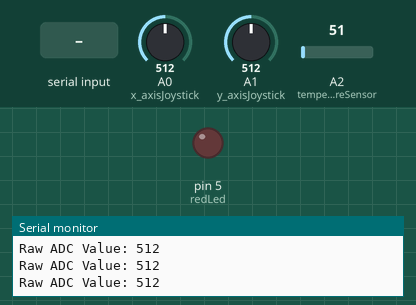
Recording of a sketch running on a simulated Arduino Uno, built with avr-gcc and run on an emulated ATmega328P. Shown: output pins drawn as LEDs (lit = HIGH), the last lines printed to the serial monitor. The test bench sets the inputs (shaded band); at power-on: A0 (x_axisJoystick) = 512, A1 (y_axisJoystick) = 512, A2 (temperatureSensor) = 51.

Above: at 1.2 s.
1.3 s: A0 (x_axisJoystick) set to 1023
At 1.7 s:
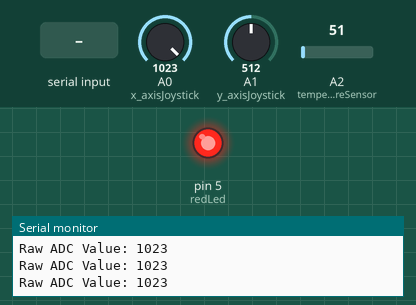
2.8 s: "T" received over Serial
At 3.2 s:
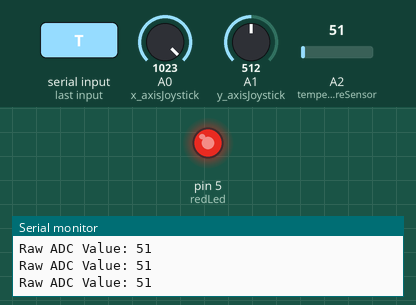
4.3 s: "X" received over Serial
At 5.8 s:
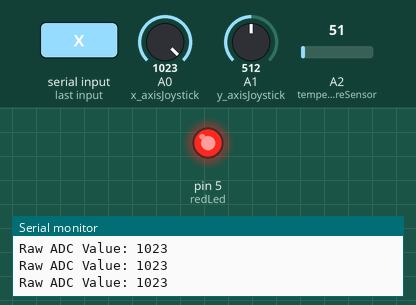
7.3 s: A0 (x_axisJoystick) set to 1009
At 7.8 s:
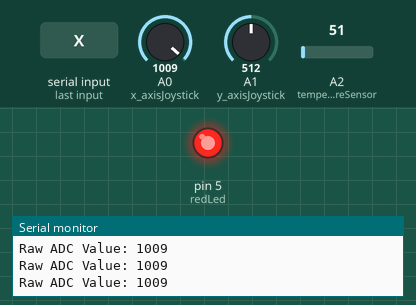
8.8 s: A0 (x_axisJoystick) set to 992
At 9.1 s:
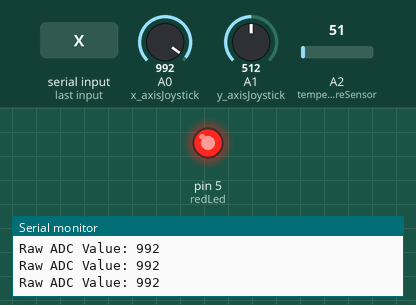
11.8 s: "Y" received over Serial
At 12.5 s:
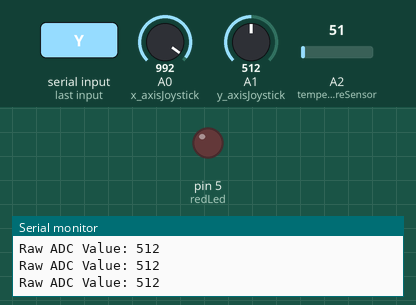
Timing chart, 0 to 14.8 s (numbered marks = the images above; inputs shaded):
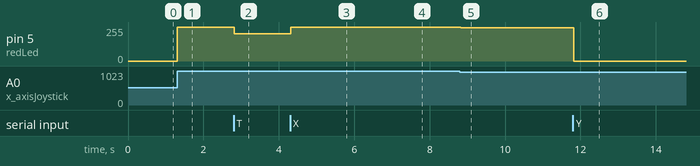

The sketch:

Analog.ino
```cpp
const int redLed = 5;             //Digital PWM pin for red LED

const int x_axisJoystick = A0;    //analog input pin for x-axis of the joystick
const int y_axisJoystick = A1;    //analog input pin for y-axis of the joystick
const int temperatureSensor = A2; //analog input pin for the temperature sensor
const int lightSensor = A3;       //analog input pin for the light sensor

int adcValue;
double voltage;

char input = 'X';       //default value of analog input device: x-axis of joystick
char outputType = 'R';  //default value of output type: raw ADC value

void setup() {

  Serial.begin(9600); //set baud rate
}

void loop() {

  char tempInput;   //stores input from user
  int pwmValue;     //stores the calculated duty cycle (PWM) from the raw ADC value

  if (Serial.available() == 1)  //if the buffer contains 1 character
  {
    tempInput = Serial.read();  //read the character and store it in tempInput
    Serial.println(tempInput);  //print the character

    if (tempInput == 'R' || tempInput == 'V') //set outputType equal to tempInput if tempInput contains the apporpriate key character ('R' or 'V')
    {
      outputType = tempInput;
    }

    else                                      //else set input to tempInput
    {
      input = tempInput;
    }
  }

  switch (input) //switch-case statement for analog input device
  {
    case 'T':                                       //temperature sensor
      adcValue = analogRead(temperatureSensor);     //reads the analog input from sensor and stores the raw ADC value
      pwmValue = (255  * (adcValue - 123)) / 367;   //calculates the corresponding duty cycle for that raw ADC value
      analogWrite(redLed, pwmValue);                //writes to the output device (redLed) the calculated duty cycle to vary the brighness of the LED
      break;
    case 'X':                                       //x-axis of joystick
      adcValue = analogRead(x_axisJoystick);
      pwmValue = 255 * adcValue / 1023;
      analogWrite(redLed, pwmValue);
      break;
    case 'Y':                                       //y-axis of joystick
      adcValue = analogRead(y_axisJoystick);
      pwmValue = 255 * adcValue / 1023;
      analogWrite(redLed, pwmValue);
      break;
    case 'L':                                       //light sensor
      adcValue = analogRead(lightSensor);
      pwmValue = 255 * adcValue / 1023 ;
      analogWrite(redLed, pwmValue);
      break;
    default:                                        //invalid character inputted
      Serial.println("Invalid Input");
  }

  voltage = 5.0 * adcValue / 1023;  //calculate the corresponding voltage from the raw ADC value

  switch (outputType) //show appropriate output depending on the outputType chosen by the user
  {
    case 'R':
      Serial.print("Raw ADC Value: ");   //print Raw ADC Value
      Serial.println(adcValue);
      break;
    case 'V':
      Serial.print("Voltage: ");         //print Voltage
      Serial.println(voltage);
      break;
  }

}
```

Measured:
- after the input at 1.3 s, pin 5 (redLed): 0/255 → 255/255 at once
- after the input at 2.8 s, pin 5 (redLed): 255/255 → 206/255 at once
- after the input at 4.3 s, pin 5 (redLed): 206/255 → 255/255 at once
- after the input at 7.3 s, pin 5 (redLed): 255/255 → 252/255 at once
- after the input at 8.8 s, pin 5 (redLed): 252/255 → 248/255 at once
- after the input at 11.8 s, pin 5 (redLed): 248/255 → 0/255 at once
